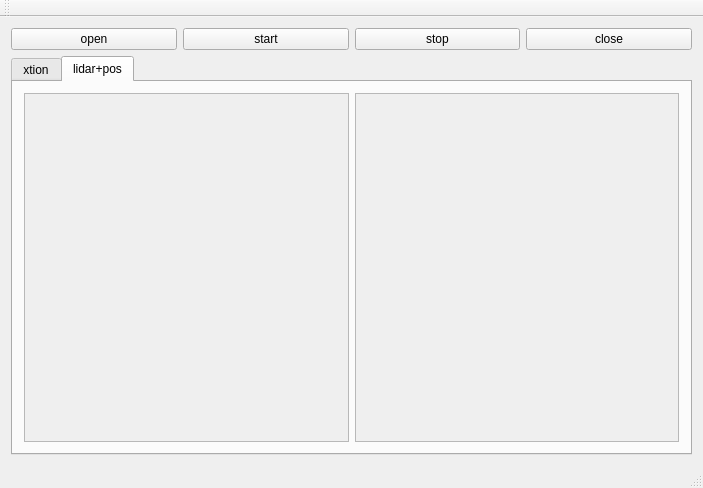
<?xml version="1.0" encoding="UTF-8"?>
<ui version="4.0">
 <class>MainWindow</class>
 <widget class="QMainWindow" name="MainWindow">
  <property name="geometry">
   <rect>
    <x>0</x>
    <y>0</y>
    <width>703</width>
    <height>488</height>
   </rect>
  </property>
  <property name="windowTitle">
   <string>MainWindow</string>
  </property>
  <widget class="QWidget" name="centralWidget">
   <layout class="QVBoxLayout" name="verticalLayout">
    <item>
     <layout class="QHBoxLayout" name="horizontalLayout">
      <item>
       <widget class="QPushButton" name="open">
        <property name="text">
         <string>open</string>
        </property>
       </widget>
      </item>
      <item>
       <widget class="QPushButton" name="start">
        <property name="text">
         <string>start</string>
        </property>
       </widget>
      </item>
      <item>
       <widget class="QPushButton" name="stop">
        <property name="text">
         <string>stop</string>
        </property>
       </widget>
      </item>
      <item>
       <widget class="QPushButton" name="close">
        <property name="text">
         <string>close</string>
        </property>
       </widget>
      </item>
     </layout>
    </item>
    <item>
     <widget class="QTabWidget" name="tabWidget">
      <property name="currentIndex">
       <number>1</number>
      </property>
      <widget class="QWidget" name="tab">
       <attribute name="title">
        <string>xtion</string>
       </attribute>
       <layout class="QHBoxLayout" name="horizontalLayout_2">
        <item>
         <layout class="QGridLayout" name="gridLayout">
          <item row="0" column="0">
           <widget class="QScrollArea" name="area1">
            <property name="sizePolicy">
             <sizepolicy hsizetype="Expanding" vsizetype="Expanding">
              <horstretch>0</horstretch>
              <verstretch>0</verstretch>
             </sizepolicy>
            </property>
            <property name="widgetResizable">
             <bool>true</bool>
            </property>
            <widget class="QWidget" name="scrollAreaWidgetContents">
             <property name="geometry">
              <rect>
               <x>0</x>
               <y>0</y>
               <width>326</width>
               <height>320</height>
              </rect>
             </property>
            </widget>
           </widget>
          </item>
          <item row="0" column="1">
           <widget class="QScrollArea" name="area2">
            <property name="sizePolicy">
             <sizepolicy hsizetype="Expanding" vsizetype="Expanding">
              <horstretch>0</horstretch>
              <verstretch>0</verstretch>
             </sizepolicy>
            </property>
            <property name="widgetResizable">
             <bool>true</bool>
            </property>
            <widget class="QWidget" name="scrollAreaWidgetContents_4">
             <property name="geometry">
              <rect>
               <x>0</x>
               <y>0</y>
               <width>325</width>
               <height>320</height>
              </rect>
             </property>
            </widget>
           </widget>
          </item>
         </layout>
        </item>
       </layout>
      </widget>
      <widget class="QWidget" name="tab_2">
       <attribute name="title">
        <string>lidar+pos</string>
       </attribute>
       <layout class="QHBoxLayout" name="horizontalLayout_3">
        <item>
         <widget class="QScrollArea" name="area3">
          <property name="widgetResizable">
           <bool>true</bool>
          </property>
          <widget class="QWidget" name="scrollAreaWidgetContents_2">
           <property name="geometry">
            <rect>
             <x>0</x>
             <y>0</y>
             <width>327</width>
             <height>322</height>
            </rect>
           </property>
          </widget>
         </widget>
        </item>
        <item>
         <widget class="QScrollArea" name="area4">
          <property name="widgetResizable">
           <bool>true</bool>
          </property>
          <widget class="QWidget" name="scrollAreaWidgetContents_3">
           <property name="geometry">
            <rect>
             <x>0</x>
             <y>0</y>
             <width>326</width>
             <height>322</height>
            </rect>
           </property>
          </widget>
         </widget>
        </item>
       </layout>
      </widget>
     </widget>
    </item>
   </layout>
  </widget>
  <widget class="QMenuBar" name="menuBar">
   <property name="geometry">
    <rect>
     <x>0</x>
     <y>0</y>
     <width>703</width>
     <height>25</height>
    </rect>
   </property>
  </widget>
  <widget class="QToolBar" name="mainToolBar">
   <attribute name="toolBarArea">
    <enum>TopToolBarArea</enum>
   </attribute>
   <attribute name="toolBarBreak">
    <bool>false</bool>
   </attribute>
  </widget>
  <widget class="QStatusBar" name="statusBar"/>
 </widget>
 <layoutdefault spacing="6" margin="11"/>
 <resources/>
 <connections/>
</ui>
